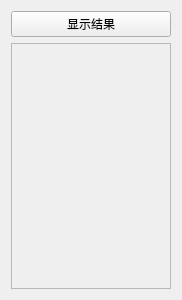
<?xml version="1.0" encoding="UTF-8"?>
<ui version="4.0">
 <class>step_result</class>
 <widget class="QWidget" name="step_result">
  <property name="geometry">
   <rect>
    <x>0</x>
    <y>0</y>
    <width>182</width>
    <height>300</height>
   </rect>
  </property>
  <property name="windowTitle">
   <string>Form</string>
  </property>
  <layout class="QVBoxLayout" name="verticalLayout">
   <item>
    <layout class="QHBoxLayout" name="horizontalLayout">
     <item>
      <widget class="QPushButton" name="show_result">
       <property name="text">
        <string>显示结果</string>
       </property>
      </widget>
     </item>
    </layout>
   </item>
   <item>
    <widget class="QScrollArea" name="scrollArea">
     <property name="widgetResizable">
      <bool>true</bool>
     </property>
     <widget class="QWidget" name="input_zone">
      <property name="geometry">
       <rect>
        <x>0</x>
        <y>0</y>
        <width>162</width>
        <height>249</height>
       </rect>
      </property>
     </widget>
    </widget>
   </item>
  </layout>
 </widget>
 <resources/>
 <connections/>
</ui>
